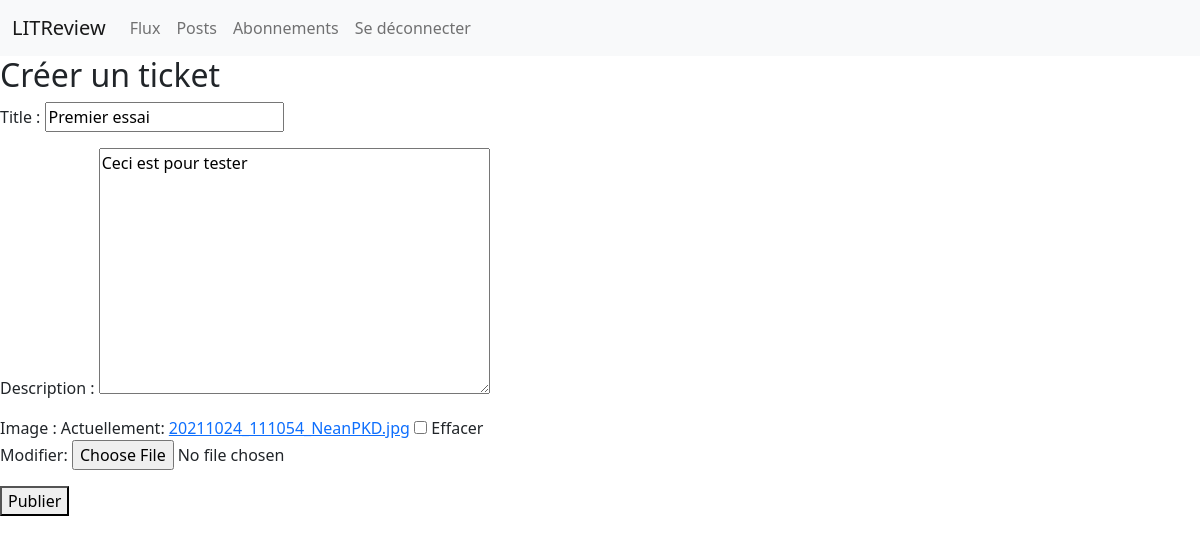
The page /ticket/1/update (signed in) on the database as committed earlier.
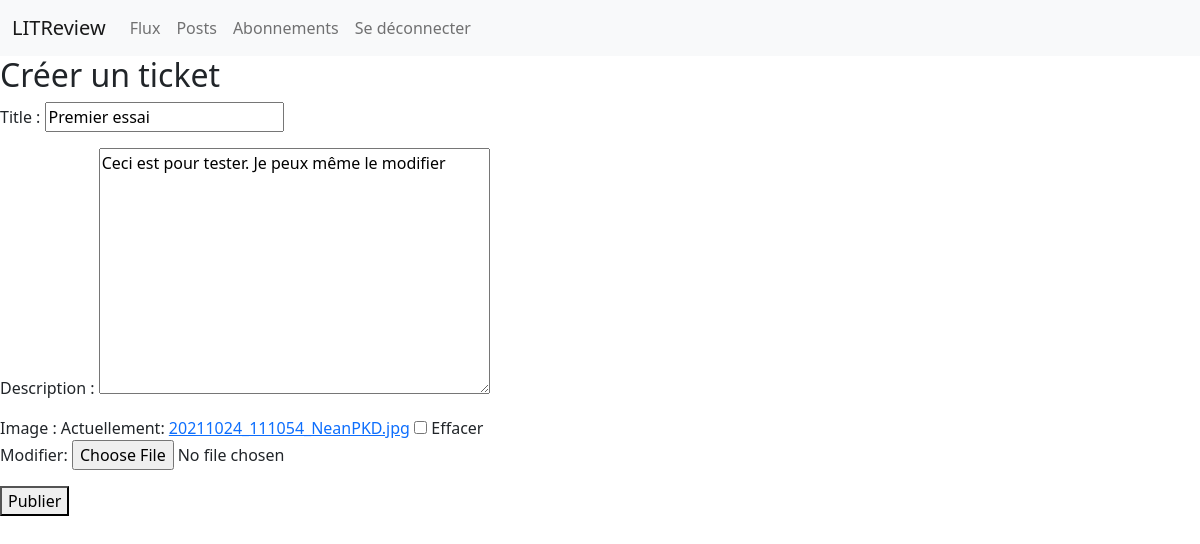
The same page on the database as committed later.
### flux/models.py (models this page shows)
class Ticket(models.Model):
    title = models.CharField(max_length=128)
    description = models.TextField(max_length=2048, blank=True)
    user = models.ForeignKey(settings.AUTH_USER_MODEL, on_delete=models.CASCADE)
    image = models.ImageField(null=True, blank=True)
    time_created = models.DateTimeField(auto_now_add=True)

### flux/views.py (the view)
# urls.py: path('ticket/<int:ticket_id>/update', flux.views.ticket_update, name='ticket_update'),
@login_required
def ticket_update(request, ticket_id):
    ticket = models.Ticket.objects.get(id=ticket_id)
    if request.method == 'POST':
        form = forms.TicketForm(request.POST, instance=ticket)
        if form.is_valid():
            form.save()
            return redirect('own_posts')
    else:
        form = forms.TicketForm(instance=ticket)
    return render(request,
                    'flux/ticket_upload.html',
                    {'form': form})

### flux/forms.py
class TicketForm(forms.ModelForm):
    edit_ticket = forms.BooleanField(widget=forms.HiddenInput, initial=True)
    class Meta:
        model = models.Ticket
        fields = ['title', 'description', 'image']

### flux/templates/flux/ticket_upload.html
{% extends 'base.html' %} {% block content %}
<h2>Créer un ticket</h2>
<form method="post" enctype="multipart/form-data">
    {{ form.as_p }} {% csrf_token %}
    <button type="submit">Publier</button>
</form>
{% endblock content %}

Rows that differ between the two databases and show on the page:
changed Ticket "Premier essai": description "Ceci est pour tester" → "Ceci est pour tester. Je peux même le modifier"
